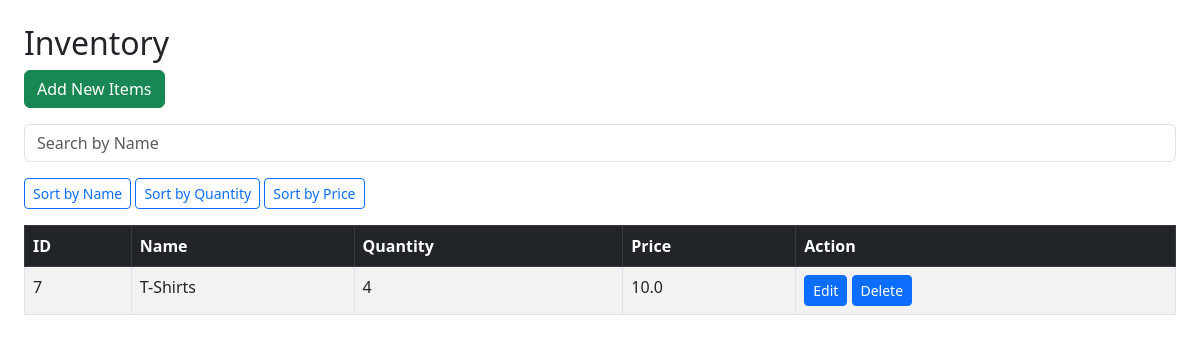
Before: / with the older database file.
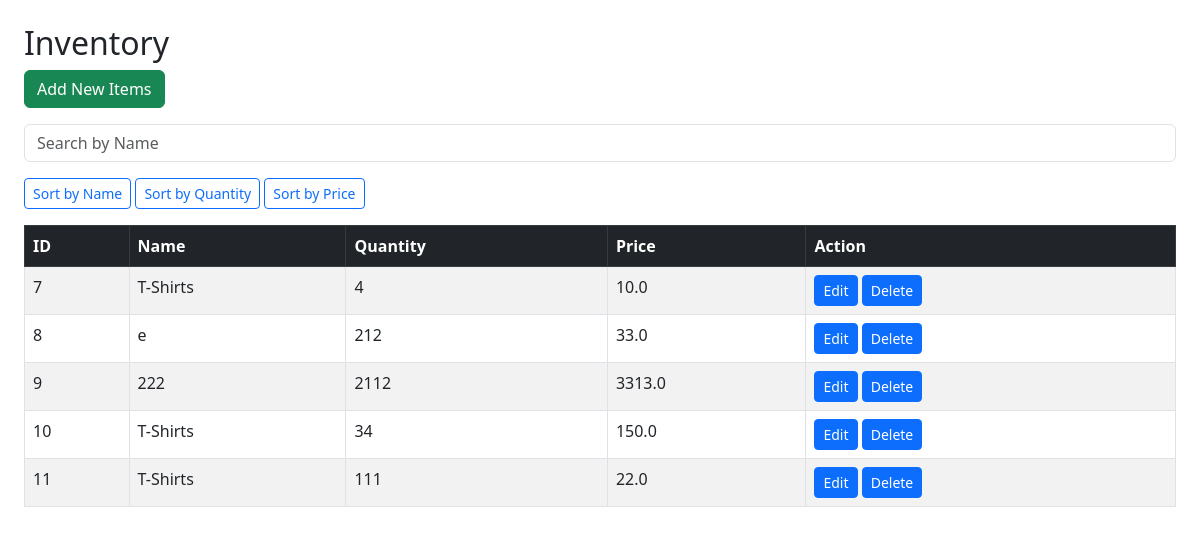
After: the same page with the newer database file.
### tables this page shows
CREATE TABLE inventory(
                id INTEGER PRIMARY KEY AUTOINCREMENT,
                name TEXT NOT NULL,
                quantity INTEGER NOT NULL,
                price REAL NOT NULL
                );

### app.py (the view)
@app.route("/")
def home():
    search = request.args.get("search", "")
    sort_by = request.args.get("sort", "")
    items = db.get_all_items()
    if search:
        items = [item for item in items if search.lower() in item[1].lower()]
    if sort_by == "name":
        items.sort(key=lambda x: x[1].lower())
    elif sort_by == 'quantity':
        items.sort(key=lambda x: x[2])
    elif sort_by == 'price':
        items.sort(key=lambda x: x[3])
    return render_template("inventory.html", items=items, search = search, sort_by = sort_by)

### db.py (called while the page is built)
def get_all_items():
    conn = sqlite3.connect("inventory.db")
    cr = conn.cursor()
    cr.execute('SELECT * FROM inventory')
    items = cr.fetchall()
    conn.close()
    return items

### templates/inventory.html (shortened to what this page needs)
<!DOCTYPE html>
<html lang="en">
<head>
    <link rel="stylesheet" href="https://cdn.jsdelivr.net/npm/bootstrap@5.3.0/dist/css/bootstrap.min.css">
</head>
<body class="p-4">
   <h2>Inventory</h2>
    <a href="/add" class="btn btn-success mb-3">Add New Items</a>
    <form action="/" method="GET" class="mb-3">
        <input type="text" name="search" placeholder="Search by Name" value="{{ search }}" class="form-control">
    </form>
    <div class="mb-3">
        <a href="/?sort=name" class="btn btn-outline-primary btn-sm">Sort by Name</a>
        <a href="/?sort=quantity" class="btn btn-outline-primary btn-sm">Sort by Quantity</a>
        <a href="/?sort=price" class="btn btn-outline-primary btn-sm">Sort by Price</a>
    </div>
    <table class="table table-bordered table-striped">
        <thead class="table-dark">
            <tr>
                <th>ID</th>
                <th>Name</th>
                <th>Quantity</th>
                <th>Price</th>
                <th>Action</th>
            </tr>
        </thead>
        <tbody>
            {% for item in items %}
            <tr>
                <td>{{ item[0] }}</td>
                <td>{{ item[1] }}</td>
                <td>{{ item[2] }}</td>
                <td>{{ item[3] }}</td>
                <td>
                    <a href="/edit/{{ item[0] }}" class="btn btn-primary btn-sm">Edit</a>
                    <a href="/delete/{{ item[0] }}" class="btn btn-primary btn-sm">Delete</a>
                </td>
            </tr>
            {% endfor %}
        </tbody>
    </table>
</body>
</html>

Changed rows visible on the page:
added inventory: id "8", name "e", quantity "212", price "33.0"
added inventory: id "9", name "222", quantity "2112", price "3313.0"
added inventory: id "10", name "T-Shirts", quantity "34", price "150.0"
added inventory: id "11", name "T-Shirts", quantity "111", price "22.0"
